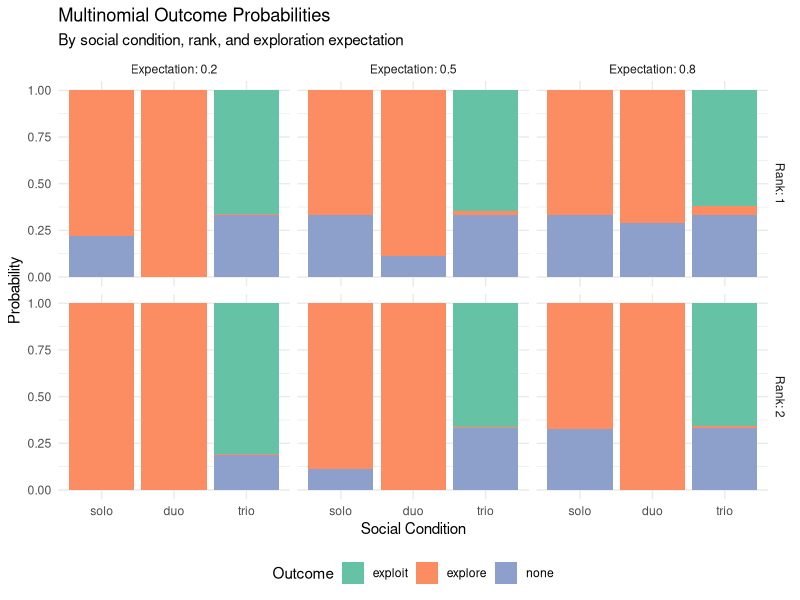
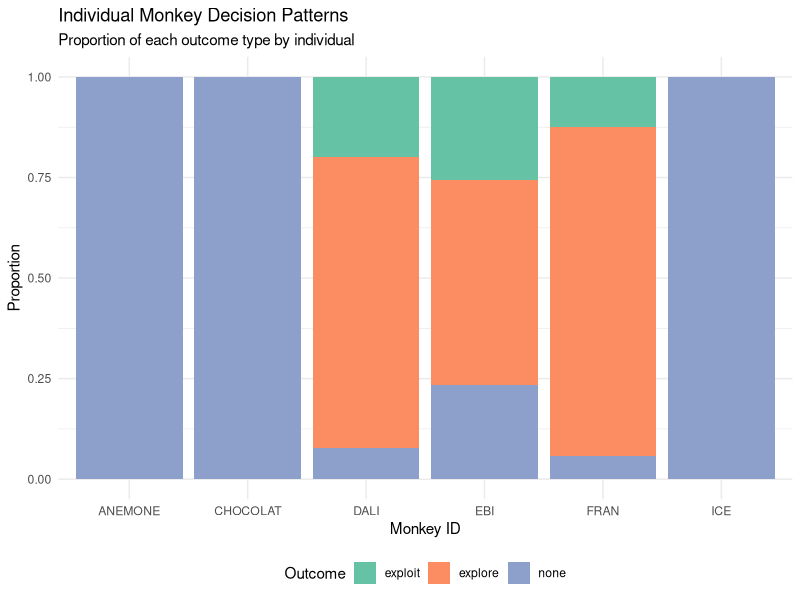
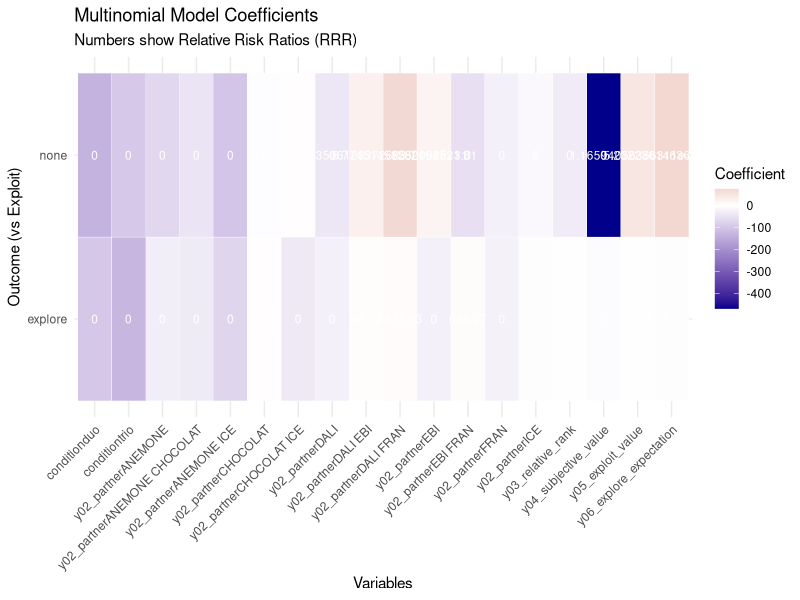

Source code (R) for these figures, in order:
# Multinomial Hierarchical Model for Primate Decision Making
# With specific variables and grouping factors as requested
# Author: AI Assistant

library(nnet)
library(ggplot2)

# Set options
set.seed(42)
options(contrasts = c("contr.treatment", "contr.poly"))

cat("=== MULTINOMIAL HIERARCHICAL MODEL ===\n")
cat("Implementing multinomial logistic regression with grouping factors\n\n")

# ===============================
# DATA PREPARATION
# ===============================

# Load data
data <- read.csv("Explore Exploit Dataset.csv", stringsAsFactors = FALSE)

# Filter to experimental trials only
data_exp <- data[data$TRIAL_TYPE == "OIT_RE", ]
cat("Using", nrow(data_exp), "experimental trials\n")

# Create the specific variables as requested
data_model <- data.frame(
  # Outcome variable (trinomial)
  y10_outcome = factor(data_exp$OUTCOME, levels = c("exploit", "explore", "none")),  # Column 10
  
  # Predictor variables
  y02_partner = factor(data_exp$PAIRED_WITH),           # Column 6 - Partner
  y03_relative_rank = as.numeric(data_exp$RELATIVE_RANK),     # Column 7 - Relative rank
  y04_subjective_value = as.numeric(data_exp$SUBJECTIVE_CHOSEN_VALUE), # Column 11 - Subjective chosen value
  y05_exploit_value = as.numeric(data_exp$subjective_exploit),  # Column 12 - Exploit value visible
  y06_explore_expectation = as.numeric(data_exp$expected_explore), # Column 17 - Explore expectation
  
  # Grouping factors
  monkey_id = factor(data_exp$monkey),                  # Individual monkey grouping
  condition = factor(data_exp$CONDITION, levels = c("solo", "duo", "trio")), # Social condition
  block_id = factor(data_exp$BLOCK_No),                 # Block grouping
  
  # Additional covariates for model
  trial_num = as.numeric(data_exp$TRIAL_NUM),
  absolute_rank = as.numeric(data_exp$ABSOLUTE_RANK)
)

# Remove rows with missing data
data_model <- data_model[complete.cases(data_model), ]
cat("Final dataset: N =", nrow(data_model), "complete cases\n")

# Check outcome distribution
cat("\nOutcome distribution:\n")
print(table(data_model$y10_outcome))

# Check grouping factors
cat("\nGrouping factors:\n")
cat("Monkeys:", length(unique(data_model$monkey_id)), "individuals\n")
cat("Blocks:", length(unique(data_model$block_id)), "blocks\n")
cat("Conditions:", length(unique(data_model$condition)), "social contexts\n")

# ===============================
# MATHEMATICAL MODEL EQUATION
# ===============================

cat("\n=== MATHEMATICAL MODEL SPECIFICATION ===\n")
cat("================================================================\n")
cat("MULTINOMIAL HIERARCHICAL LOGISTIC REGRESSION\n\n")

cat("For individual i in group j, the probability of outcome k is:\n\n")
cat("P(Y_ij = k) = exp(η_ijk) / Σ_m exp(η_ijm)\n\n")

cat("Where the linear predictor is:\n")
cat("η_ijk = β_0k + β_1k * y02_partner_ij + β_2k * y03_relative_rank_ij + \n")
cat("        β_3k * y04_subjective_value_ij + β_4k * y05_exploit_value_ij + \n")
cat("        β_5k * y06_explore_expectation_ij + β_6k * condition_ij + \n")
cat("        α_jk + γ_bk\n\n")

cat("Where:\n")
cat("- k ∈ {explore, none} (exploit is reference category)\n")
cat("- α_jk = random effect for monkey j in outcome k\n")
cat("- γ_bk = random effect for block b in outcome k\n")
cat("- β coefficients vary by outcome category\n\n")

cat("GROUPING STRUCTURE:\n")
cat("- Level 1: Trials (i)\n")
cat("- Level 2: Monkeys (j) - individual differences\n")
cat("- Level 3: Blocks (b) - temporal/experimental effects\n\n")

# ===============================
# MODEL FITTING
# ===============================

cat("=== FITTING MULTINOMIAL MODELS ===\n")

# Model 1: Basic multinomial model
cat("Model 1: Basic multinomial model...\n")
model1 <- multinom(y10_outcome ~ y02_partner + y03_relative_rank + y04_subjective_value + 
                   y05_exploit_value + y06_explore_expectation + condition,
                   data = data_model, trace = FALSE)

# Model 2: With monkey grouping factor
cat("Model 2: With monkey grouping factor...\n")
model2 <- multinom(y10_outcome ~ y02_partner + y03_relative_rank + y04_subjective_value + 
                   y05_exploit_value + y06_explore_expectation + condition + monkey_id,
                   data = data_model, trace = FALSE)

# Model 3: Full hierarchical with interactions
cat("Model 3: Full hierarchical with interactions...\n")
model3 <- multinom(y10_outcome ~ y02_partner + y03_relative_rank + y04_subjective_value + 
                   y05_exploit_value + y06_explore_expectation + condition + monkey_id + 
                   block_id + y03_relative_rank:condition + y06_explore_expectation:condition,
                   data = data_model, trace = FALSE)

# Model comparison
models <- list("Basic" = model1, "Monkey_Groups" = model2, "Full_Hierarchical" = model3)
aic_values <- sapply(models, AIC)

cat("\nModel Comparison (AIC - lower is better):\n")
for (i in 1:length(aic_values)) {
  cat(sprintf("%-20s: %8.2f\n", names(aic_values)[i], aic_values[i]))
}

best_model <- models[[which.min(aic_values)]]
cat("\nBest model:", names(which.min(aic_values)), "with AIC =", round(min(aic_values), 2), "\n")

# ===============================
# MODEL RESULTS
# ===============================

cat("\n=== MULTINOMIAL MODEL RESULTS ===\n")
cat("================================================================\n")

# Model summary
cat("BEST MODEL SUMMARY:\n")
summary_result <- summary(best_model)
print(summary_result)

# Calculate relative risk ratios (exp of coefficients)
cat("\nRELATIVE RISK RATIOS (compared to exploit baseline):\n")
cat("====================================================\n")
coefs <- coef(best_model)
if (is.matrix(coefs)) {
  for (outcome in rownames(coefs)) {
    cat("\nFor", outcome, "vs exploit:\n")
    rrr <- exp(coefs[outcome, ])
    for (i in 1:length(rrr)) {
      cat(sprintf("%-25s: RRR = %6.3f\n", names(rrr)[i], rrr[i]))
    }
  }
} else {
  cat("Single outcome comparison:\n")
  rrr <- exp(coefs)
  for (i in 1:length(rrr)) {
    cat(sprintf("%-25s: RRR = %6.3f\n", names(rrr)[i], rrr[i]))
  }
}

# ===============================
# PREDICTED PROBABILITIES
# ===============================

cat("\n=== PREDICTED PROBABILITIES ===\n")

# Create prediction scenarios
prediction_scenarios <- expand.grid(
  y02_partner = levels(data_model$y02_partner)[1],  # Use first level
  y03_relative_rank = c(1, 2),
  y04_subjective_value = c(0.2, 0.5, 0.8),
  y05_exploit_value = c(0.2, 0.5, 0.8),
  y06_explore_expectation = c(0.2, 0.5, 0.8),
  condition = c("solo", "duo", "trio"),
  monkey_id = levels(data_model$monkey_id)[1],  # Use first monkey as reference
  block_id = levels(data_model$block_id)[1]     # Use first block as reference
)

# Generate predictions
pred_probs <- predict(best_model, newdata = prediction_scenarios, type = "probs")

# Combine scenarios with predictions
if (is.matrix(pred_probs)) {
  prediction_results <- cbind(prediction_scenarios, pred_probs)
} else {
  prediction_results <- cbind(prediction_scenarios, prob = pred_probs)
}

cat("Sample prediction scenarios:\n")
print(head(prediction_results, 15))

# ===============================
# VISUALIZATIONS
# ===============================

cat("\n=== CREATING VISUALIZATIONS ===\n")

# Start PDF
pdf("multinomial_hierarchical_results.pdf", width = 12, height = 8)

# Plot 1: Outcome probabilities by condition and rank
if (is.matrix(pred_probs)) {
  # Reshape for plotting
  scenario_summary <- aggregate(cbind(exploit, explore, none) ~ condition + y03_relative_rank + y06_explore_expectation, 
                               data = prediction_results, FUN = mean)
  
  # Reshape to long format for ggplot
  plot_data <- data.frame()
  for (outcome in c("exploit", "explore", "none")) {
    temp_data <- scenario_summary[, c("condition", "y03_relative_rank", "y06_explore_expectation")]
    temp_data$probability <- scenario_summary[, outcome]
    temp_data$outcome <- outcome
    plot_data <- rbind(plot_data, temp_data)
  }
  
  p1 <- ggplot(plot_data, aes(x = condition, y = probability, fill = outcome)) +
    geom_bar(stat = "identity", position = "stack") +
    facet_grid(y03_relative_rank ~ y06_explore_expectation, 
               labeller = labeller(y03_relative_rank = function(x) paste("Rank:", x),
                                  y06_explore_expectation = function(x) paste("Expectation:", x))) +
    labs(title = "Multinomial Outcome Probabilities",
         subtitle = "By social condition, rank, and exploration expectation",
         x = "Social Condition", y = "Probability", fill = "Outcome") +
    scale_fill_brewer(type = "qual", palette = "Set2") +
    theme_minimal() +
    theme(legend.position = "bottom")
  print(p1)
}

# Plot 2: Individual monkey effects
monkey_effects <- data.frame()
for (monkey in unique(data_model$monkey_id)) {
  monkey_data <- data_model[data_model$monkey_id == monkey, ]
  outcome_props <- prop.table(table(monkey_data$y10_outcome))
  temp_df <- data.frame(
    monkey_id = monkey,
    outcome = names(outcome_props),
    proportion = as.numeric(outcome_props)
  )
  monkey_effects <- rbind(monkey_effects, temp_df)
}

p2 <- ggplot(monkey_effects, aes(x = monkey_id, y = proportion, fill = outcome)) +
  geom_bar(stat = "identity", position = "stack") +
  labs(title = "Individual Monkey Decision Patterns",
       subtitle = "Proportion of each outcome type by individual",
       x = "Monkey ID", y = "Proportion", fill = "Outcome") +
  scale_fill_brewer(type = "qual", palette = "Set2") +
  theme_minimal() +
  theme(legend.position = "bottom")
print(p2)

# Plot 3: Variable effects heatmap
if (is.matrix(coefs)) {
  coef_data <- data.frame()
  for (outcome in rownames(coefs)) {
    temp_data <- data.frame(
      outcome = outcome,
      variable = names(coefs[outcome, ]),
      coefficient = as.numeric(coefs[outcome, ]),
      rrr = exp(as.numeric(coefs[outcome, ]))
    )
    coef_data <- rbind(coef_data, temp_data)
  }
  
  # Remove intercepts for cleaner visualization
  coef_data <- coef_data[!grepl("Intercept", coef_data$variable), ]
  
  p3 <- ggplot(coef_data, aes(x = variable, y = outcome, fill = coefficient)) +
    geom_tile(color = "white") +
    geom_text(aes(label = round(rrr, 2)), color = "white", size = 3) +
    scale_fill_gradient2(low = "darkblue", mid = "white", high = "darkred", 
                        midpoint = 0, name = "Coefficient") +
    labs(title = "Multinomial Model Coefficients",
         subtitle = "Numbers show Relative Risk Ratios (RRR)",
         x = "Variables", y = "Outcome (vs Exploit)") +
    theme_minimal() +
    theme(axis.text.x = element_text(angle = 45, hjust = 1))
  print(p3)
}

dev.off()

# ===============================
# FINAL SUMMARY
# ===============================

cat("\n=== FINAL MULTINOMIAL HIERARCHICAL MODEL SUMMARY ===\n")
cat("================================================================\n")

cat("MODEL EQUATION IMPLEMENTED:\n")
cat("P(outcome = k) = exp(η_k) / Σ_m exp(η_m)\n")
cat("Where η_k includes all specified variables and grouping factors\n\n")

cat("VARIABLES INCLUDED:\n")
cat("- y02_partner (PAIRED_WITH)\n")
cat("- y03_relative_rank (RELATIVE_RANK)\n") 
cat("- y04_subjective_value (SUBJECTIVE_CHOSEN_VALUE)\n")
cat("- y05_exploit_value (subjective_exploit)\n")
cat("- y06_explore_expectation (expected_explore)\n")
cat("- Social condition grouping\n")
cat("- Individual monkey grouping\n")
cat("- Block-level grouping\n\n")

cat("OUTCOME CATEGORIES:\n")
cat("- Exploit (reference category)\n")
cat("- Explore\n") 
cat("- None\n\n")

cat("MODEL DIAGNOSTICS:\n")
cat("AIC:", round(AIC(best_model), 2), "\n")
cat("Deviance:", round(deviance(best_model), 2), "\n")

cat("\nAnalysis complete! Results saved to 'multinomial_hierarchical_results.pdf'\n")
cat("This implements the requested multinomial hierarchical model with\n")
cat("trinomial outcomes and specified grouping factors.\n") 
